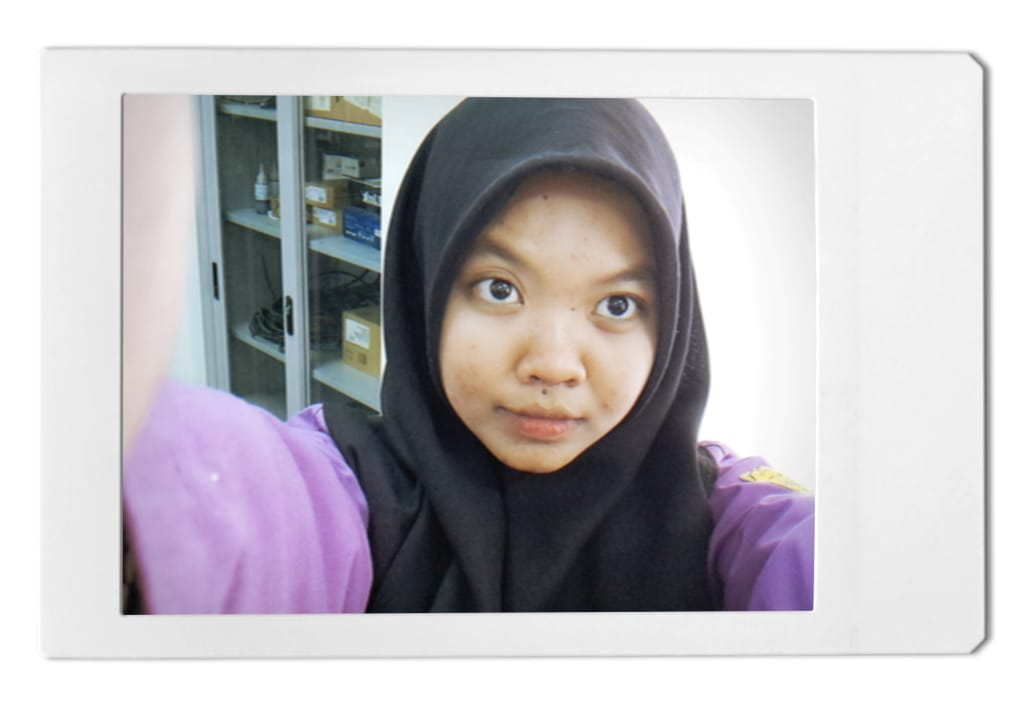
#> input picture image_referensi.jpeg, 1032 x 708 px, given in place of the camera
$ python face_login.py
#> lines starting #> are read from the running program, lines starting #| are printed output that depends on the picture; after the words box and inside, x2 and y2 are one past the last pixel; in counts of white or black regions, pixels touching at a corner belong together
import cv2
import sqlite3
import os
import numpy as np
import webbrowser
from datetime import datetime

# Membuat/menghubungkan ke database SQLite
conn = sqlite3.connect("users.db")
cursor = conn.cursor()

def recognize_user():
    """Fungsi untuk login pengguna berdasarkan deteksi wajah."""
    # Inisialisasi webcam
    cap = cv2.VideoCapture(0)
    face_cascade = cv2.CascadeClassifier(cv2.data.haarcascades + "haarcascade_frontalface_default.xml")

    print("Arahkan wajah Anda ke kamera untuk login.")

    while True:
        ret, frame = cap.read()
#> frame is the input picture: shape (708, 1032, 3); mean B, G, R 192.3, 188, 191.1
        if not ret:
            print("Gagal mengakses kamera.")
            break

        # Konversi ke grayscale untuk deteksi wajah
        gray = cv2.cvtColor(frame, cv2.COLOR_BGR2GRAY)
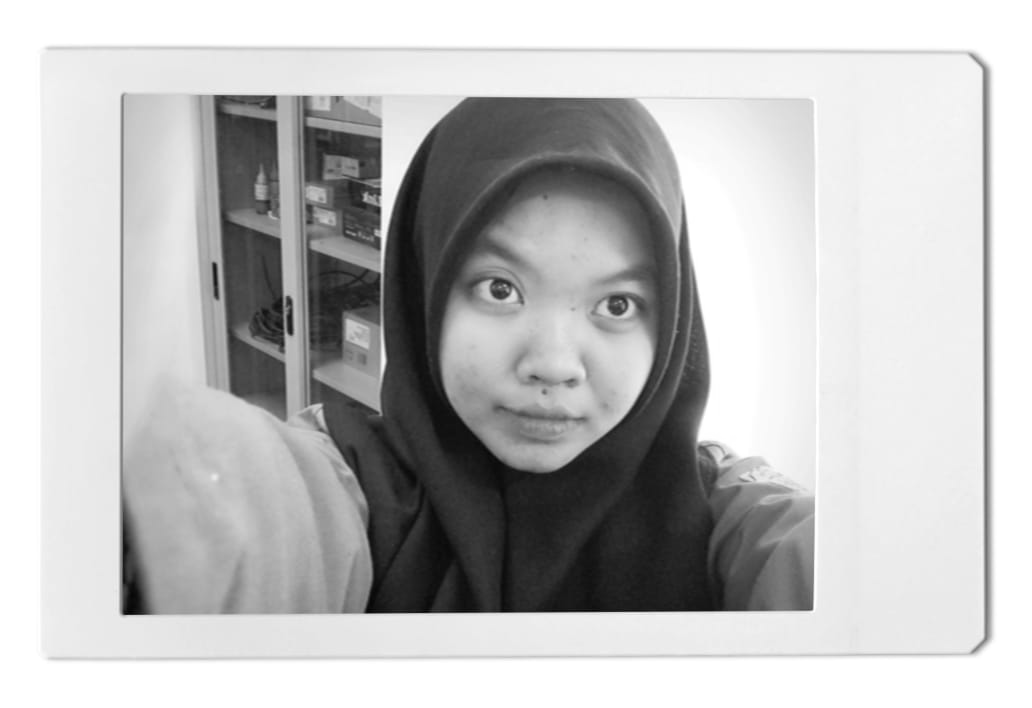
#> gray: shape (708, 1032); min 2, max 255, mean 189.4
        faces = face_cascade.detectMultiScale(gray, scaleFactor=1.3, minNeighbors=5)
#> faces = [[429, 204, 256, 256]]

        # Gambar kotak di sekitar wajah
        for (x, y, w, h) in faces:
            cv2.rectangle(frame, (x, y), (x + w, y + h), (255, 0, 0), 2)
#> this loop made 1 pass
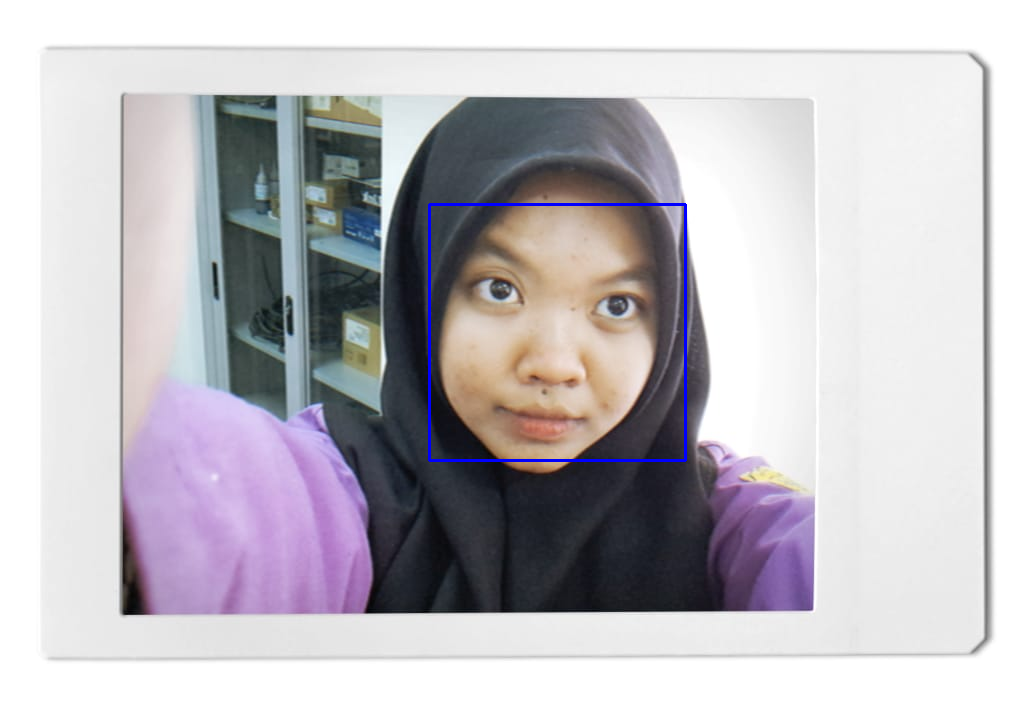
#> frame: shape (708, 1032, 3); 0.42% of pixels changed, all inside (x1, y1, x2, y2) = (428, 203, 687, 462)

        # Tampilkan frame
        cv2.imshow("Face Login", frame)

        # Deteksi tombol keyboard
        key = cv2.waitKey(1)
#> (key Esc is pressed here)
        if key == 27:  # ESC untuk keluar
            print("Login dibatalkan.")
            break
        elif key == 32:  # SPACE untuk mencoba login
            if len(faces) == 0:
                print("Tidak ada wajah terdeteksi. Coba lagi.")
                continue

            # Ambil hanya wajah pertama yang terdeteksi
            x, y, w, h = faces[0]
            face_image = gray[y:y+h, x:x+w]

            # Simpan sementara gambar wajah untuk perbandingan
            temp_path = "temp_login_face.jpg"
            cv2.imwrite(temp_path, face_image)

            # Coba cocokkan wajah dengan database
            user = match_face(temp_path)

            # Hapus file sementara
            if os.path.exists(temp_path):
                os.remove(temp_path)

            if user:
                print(f"Login berhasil! Selamat datang, {user['name']}.")
                open_dashboard()  # Panggil fungsi untuk membuka dashboard
                break
            else:
                print("Wajah tidak dikenali. Coba lagi.")

    # Bersihkan dan tutup kamera
    cap.release()
    cv2.destroyAllWindows()

# [52 lines left out: functions match_face, open_dashboard, not called in this run]

def main():
    print("=== Sistem Login Wajah ===")
    recognize_user()

if __name__ == "__main__":
    main()

$ run again, on febi_manis.jpg
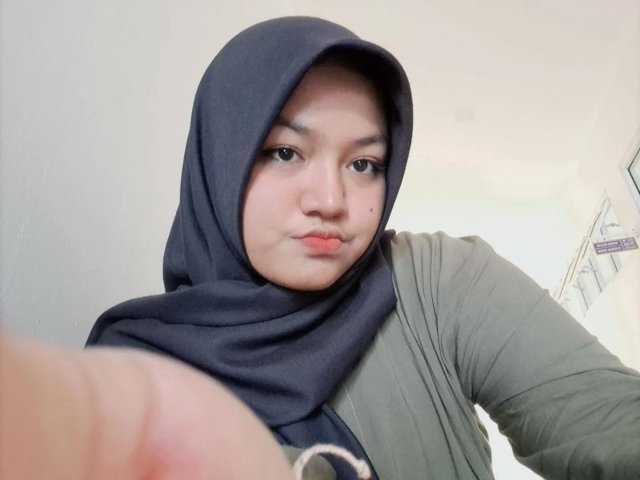
#> input picture febi_manis.jpg, 1280 x 960 px, given in place of the camera (shown at 1/2 size)
#> in recognize_user, frame is the input picture: shape (960, 1280, 3); mean B, G, R 153.1, 155.4, 162.1
#> in recognize_user, `gray = cv2.cvtColor(frame, cv2.COLOR_BGR2GRAY)`:
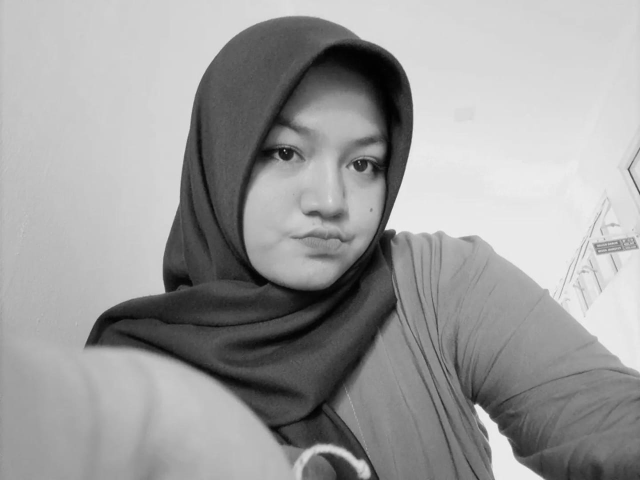
#> gray: shape (960, 1280) (shown at 1/2 size); min 0, max 244, mean 157.2
#> faces = [[464, 187, 367, 367]]
#> the loop in recognize_user, `for (x, y, w, h) in faces:` made 1 pass
#> after the loop in recognize_user, `for (x, y, w, h) in faces:`:
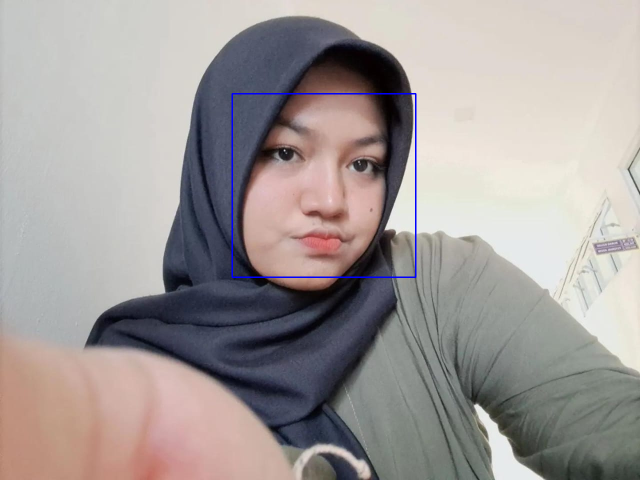
#> frame: shape (960, 1280, 3) (shown at 1/2 size); 0.36% of pixels changed, all inside (x1, y1, x2, y2) = (463, 186, 833, 556)

$ run again, on referensi.jpg
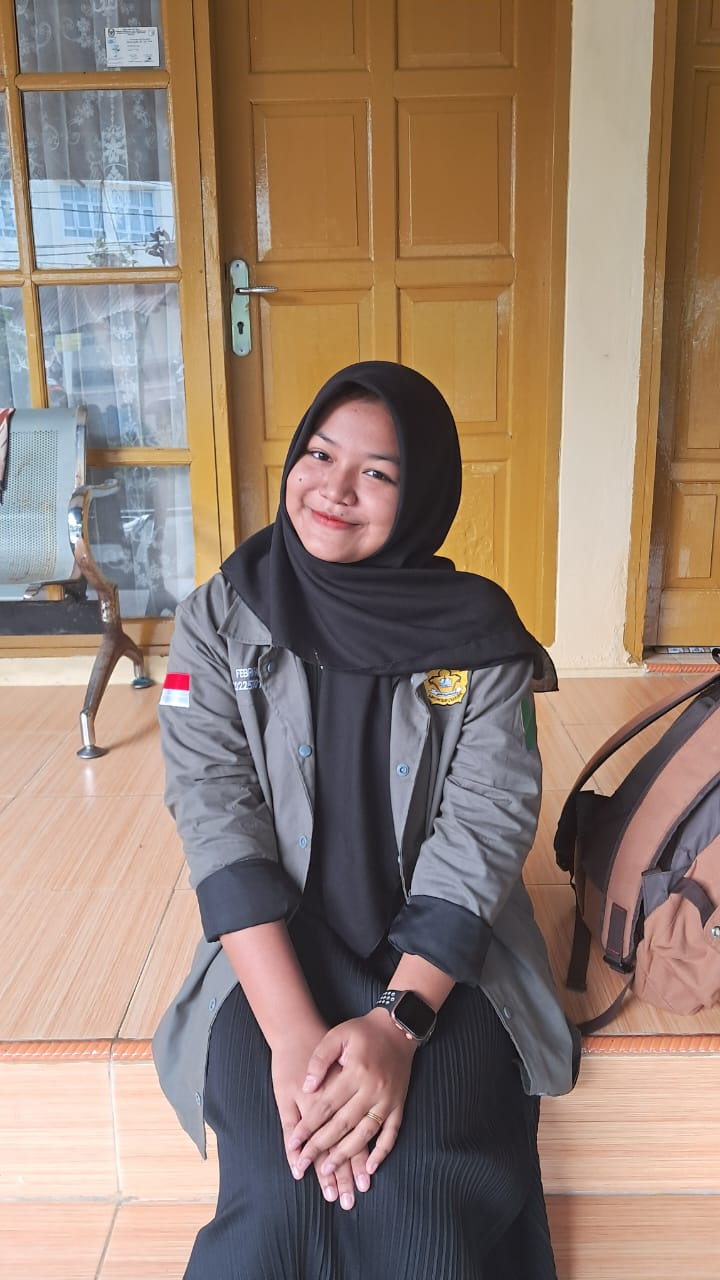
#> input picture referensi.jpg, 720 x 1280 px, given in place of the camera
#> in recognize_user, frame is the input picture: shape (1280, 720, 3); mean B, G, R 113.5, 127.7, 149.1
#> in recognize_user, `gray = cv2.cvtColor(frame, cv2.COLOR_BGR2GRAY)`:
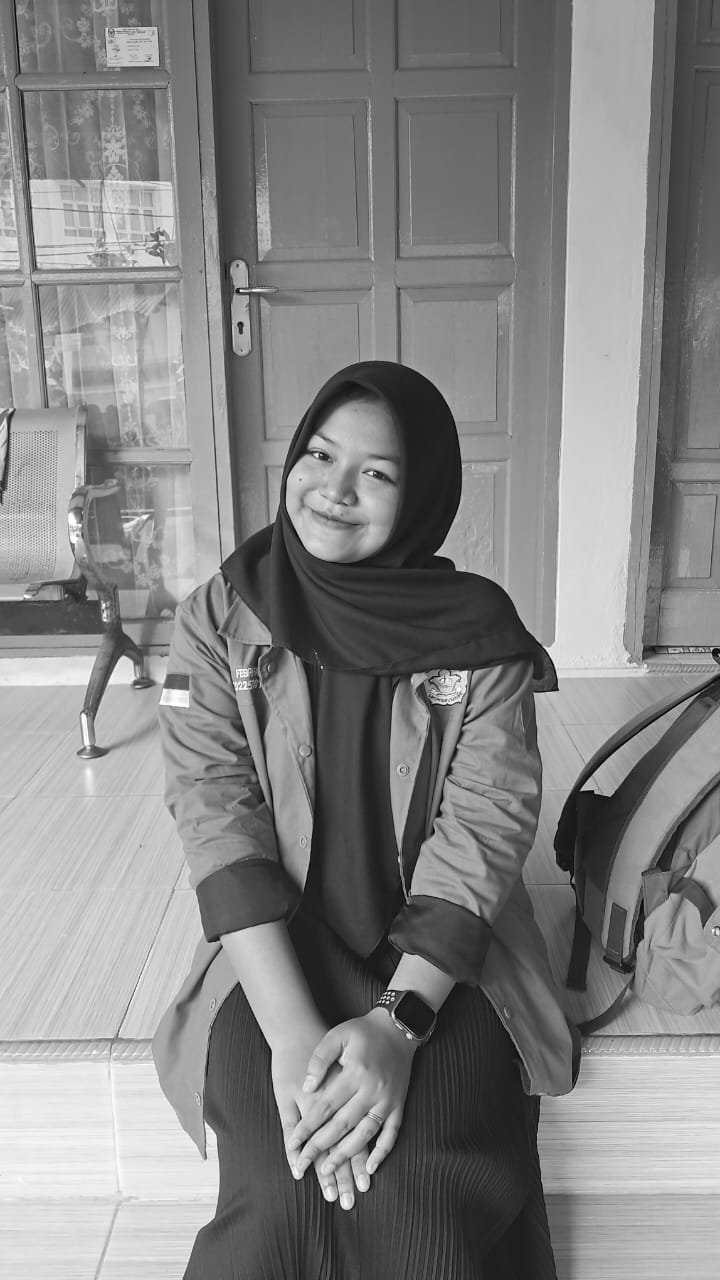
#> gray: shape (1280, 720); min 1, max 255, mean 132.5
#> faces = [[274, 409, 151, 151]]
#> the loop in recognize_user, `for (x, y, w, h) in faces:` made 1 pass
#> after the loop in recognize_user, `for (x, y, w, h) in faces:`:
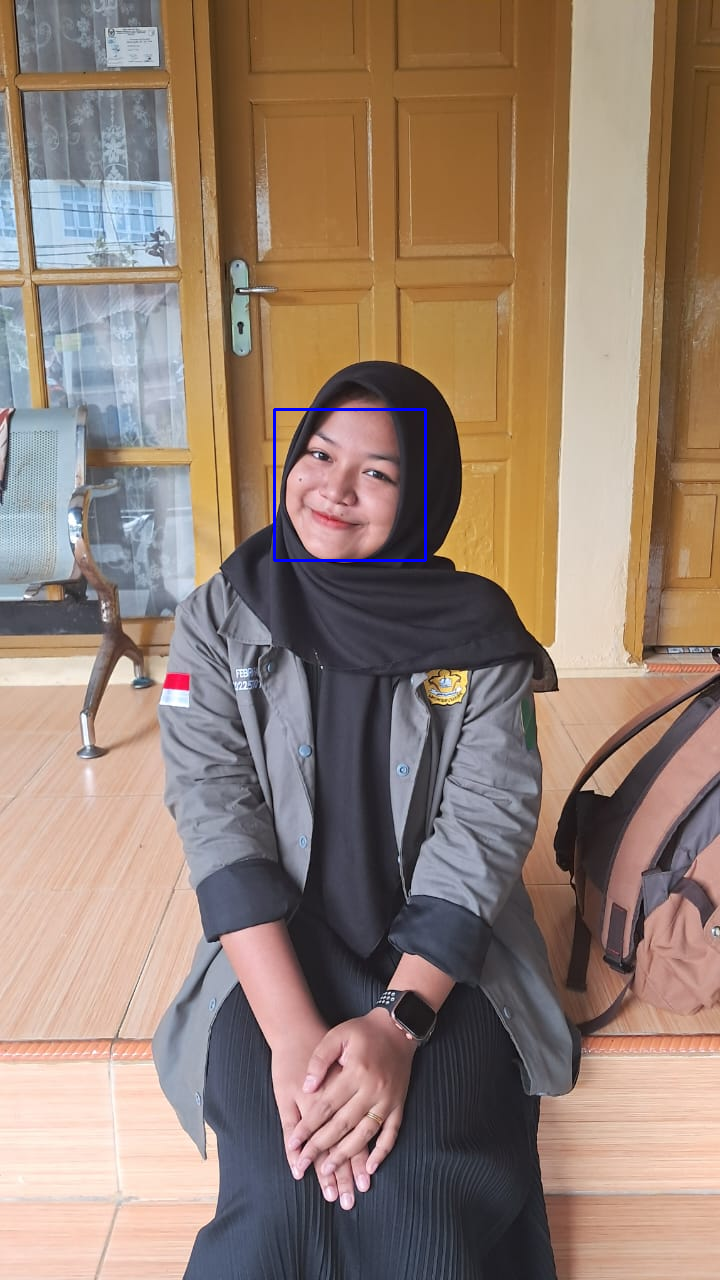
#> frame: shape (1280, 720, 3); 0.2% of pixels changed, all inside (x1, y1, x2, y2) = (273, 408, 427, 562)
